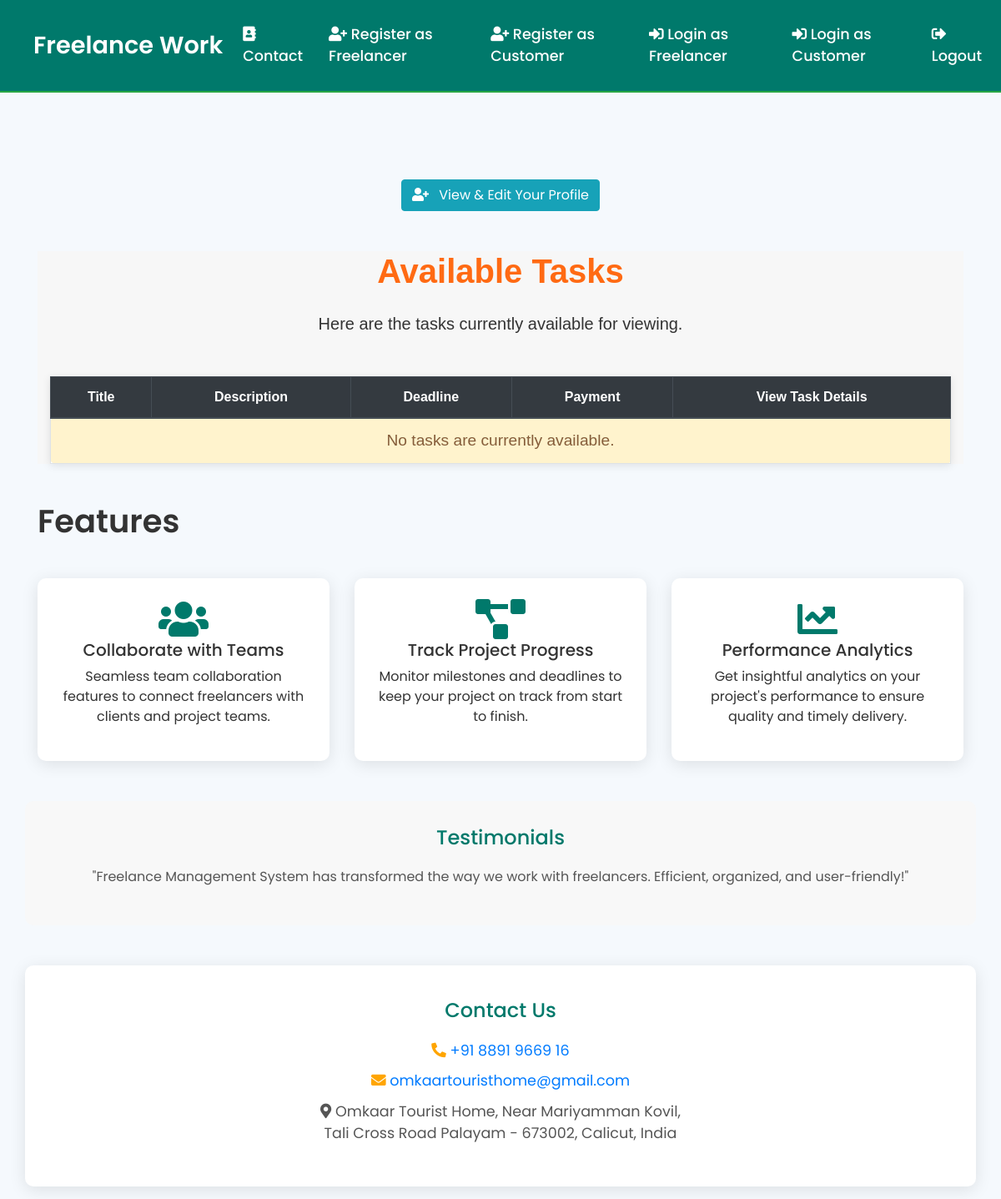
The page /customer/tasks/ (signed in) on the database as committed earlier.
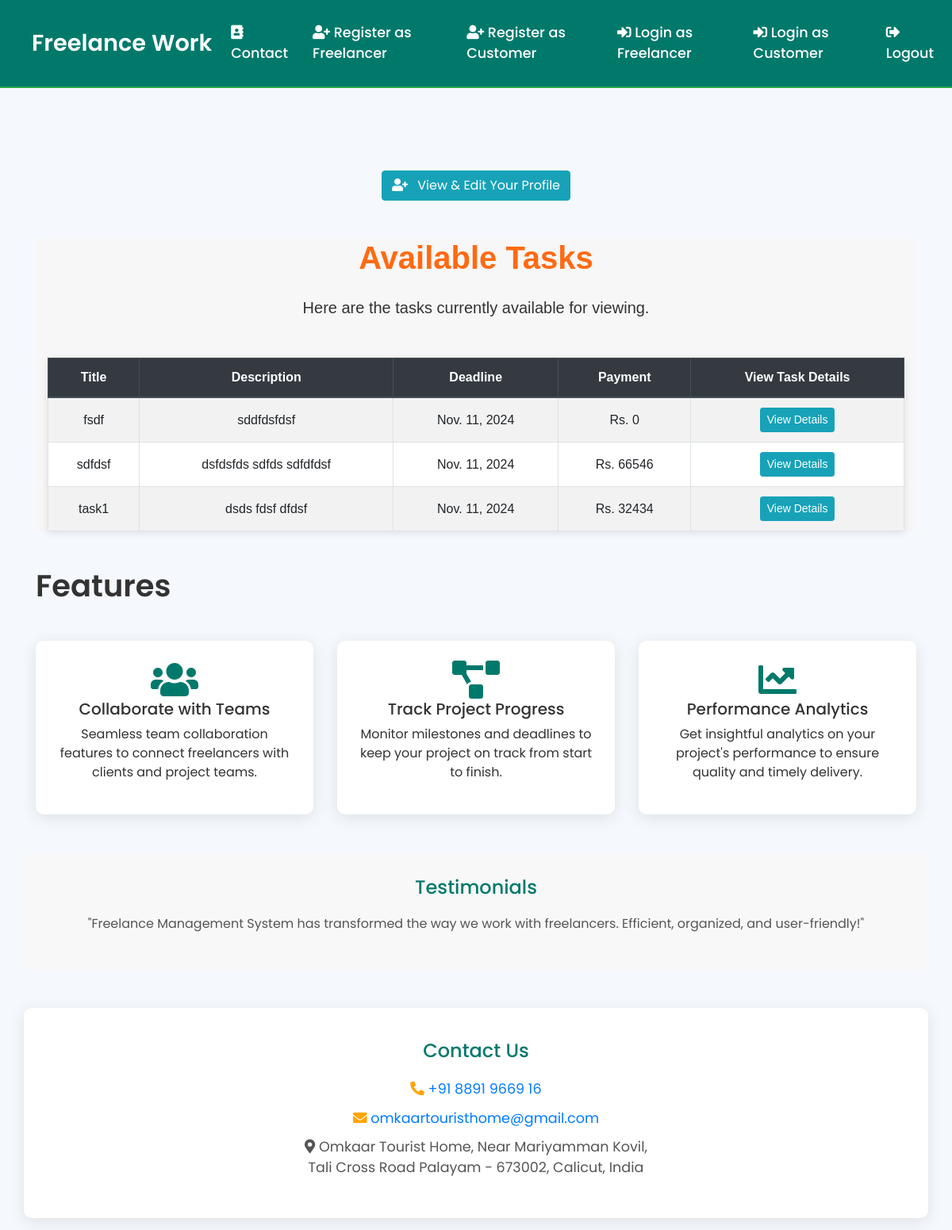
The same page on the database as committed later.
### freelancers_app/models.py (models this page shows, shortened)
class Task(models.Model):
    title = models.CharField(max_length=200)
    description = models.TextField()
    deadline = models.DateField(null=True, blank=True)
    is_completed = models.BooleanField(default=False)
    payment_amount = models.PositiveIntegerField(default=0)
    file_upload = models.FileField(upload_to='task_documents/', null=True, blank=True)

### freelancers_app/views.py (the view)
# urls.py: path('customer/tasks/', views.customer_task_list, name='customer_task_list'),
@login_required
def customer_task_list(request):
    tasks = Task.objects.filter(is_completed=False)
    return render(request, 'customer_task_list.html', {'tasks': tasks})

### templates/customer_task_list.html (shortened to what this page needs)
{% extends 'home.html' %}
{% block content %}
<a href="{% url 'edit_customer_profile' %}" class="btn btn-info" style="text-decoration:none;">
        <i class="fas fa-user-plus mr-2"></i>
        View & Edit Your Profile
</a>
<div class="container available-tasks mt-5">
    <h2 class="text-center mb-4">Available Tasks</h2>
    <p class="text-center mb-5">Here are the tasks currently available for viewing.</p>
    <table class="table table-bordered table-striped">
        <thead class="thead-dark">
            <tr>
                <th>Title</th>
                <th>Description</th>
                <th>Deadline</th>
                <th>Payment</th>
                <th>View Task Details</th>
            </tr>
        </thead>
        <tbody>
            {% for task in tasks %}
                <tr>
                    <td>{{ task.title }}</td>
                    <td>{{ task.description }}</td>
                    <td>{{ task.deadline }}</td>
                    <td>Rs. {{ task.payment_amount }}</td>
                    <td>
                        <a href="{% url 'task_detail' task_id=task.id %}" class="btn btn-info btn-sm">View Details</a>
                    </td>
                </tr>
            {% empty %}
                <tr>
                    <td colspan="5" class="text-center alert alert-warning">No tasks are currently available.</td>
                </tr>
            {% endfor %}
        </tbody>
    </table>
</div>
{% endblock %}

Rows that differ between the two databases and show on the page:
now on this page (row edited): Task: title "fsdf", description "sddfdsfdsf", deadline "Nov. 11, 2024", payment_amount "0"
now on this page (row edited): Task: title "sdfdsf", description "dsfdsfds sdfds sdfdfdsf", deadline "Nov. 11, 2024", payment_amount "66546"
now on this page (row edited): Task: title "task1", description "dsds fdsf dfdsf", deadline "Nov. 11, 2024", payment_amount "32434"
Other text that changed with them:
text no longer shown: "No tasks are currently available."
